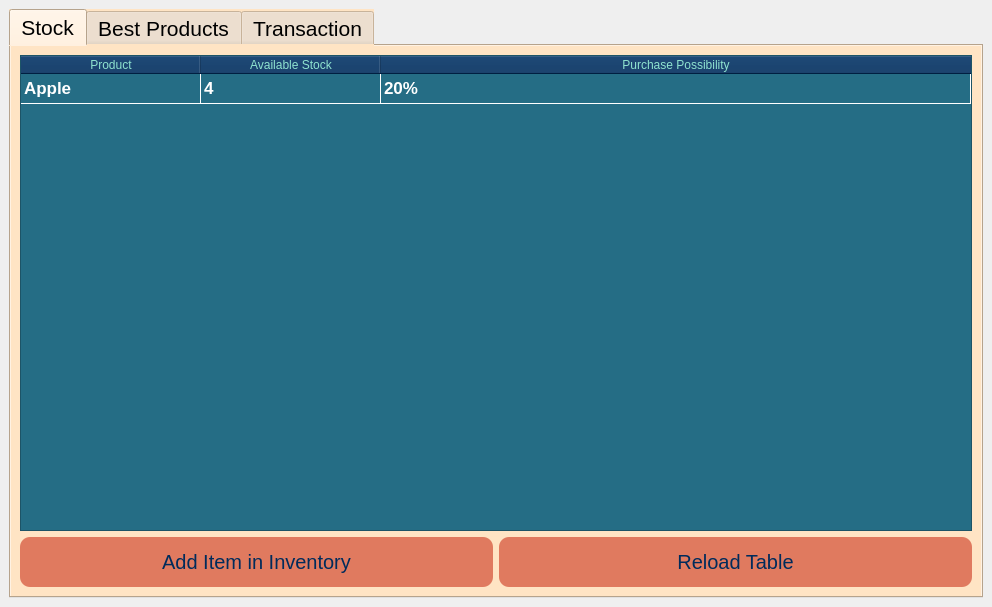
<?xml version="1.0" encoding="UTF-8"?>
<ui version="4.0">
 <class>MainWindow</class>
 <widget class="QMainWindow" name="MainWindow">
  <property name="geometry">
   <rect>
    <x>0</x>
    <y>0</y>
    <width>992</width>
    <height>607</height>
   </rect>
  </property>
  <property name="windowTitle">
   <string>MainWindow</string>
  </property>
  <widget class="QWidget" name="centralwidget">
   <layout class="QGridLayout" name="gridLayout_3">
    <item row="0" column="1">
     <widget class="QTabWidget" name="tabWidget">
      <property name="font">
       <font>
        <pointsize>16</pointsize>
       </font>
      </property>
      <property name="styleSheet">
       <string notr="true">background-color: bisque;</string>
      </property>
      <property name="tabShape">
       <enum>QTabWidget::Rounded</enum>
      </property>
      <property name="currentIndex">
       <number>0</number>
      </property>
      <property name="iconSize">
       <size>
        <width>50</width>
        <height>50</height>
       </size>
      </property>
      <property name="elideMode">
       <enum>Qt::ElideLeft</enum>
      </property>
      <widget class="QWidget" name="stock_tab">
       <attribute name="title">
        <string>Stock</string>
       </attribute>
       <layout class="QGridLayout" name="gridLayout_4">
        <item row="1" column="0">
         <widget class="QPushButton" name="update_inventory_btn">
          <property name="minimumSize">
           <size>
            <width>0</width>
            <height>50</height>
           </size>
          </property>
          <property name="font">
           <font>
            <pointsize>15</pointsize>
           </font>
          </property>
          <property name="cursor">
           <cursorShape>PointingHandCursor</cursorShape>
          </property>
          <property name="styleSheet">
           <string notr="true">QPushButton {
background-color: rgb(224, 122, 95);
color:  rgb(0, 43, 91);
border-radius: 10px;
}

QPushButton::hover:!pressed {
	
	background-color: rgb(199, 107, 84);
	color: rgb(0, 43, 91);

}</string>
          </property>
          <property name="text">
           <string>Add Item in Inventory</string>
          </property>
         </widget>
        </item>
        <item row="1" column="1">
         <widget class="QPushButton" name="reload_btn">
          <property name="minimumSize">
           <size>
            <width>0</width>
            <height>50</height>
           </size>
          </property>
          <property name="font">
           <font>
            <pointsize>15</pointsize>
           </font>
          </property>
          <property name="cursor">
           <cursorShape>PointingHandCursor</cursorShape>
          </property>
          <property name="styleSheet">
           <string notr="true">QPushButton {
background-color: rgb(224, 122, 95);
color:  rgb(0, 43, 91);
border-radius: 10px;
}

QPushButton::hover:!pressed {
	
	background-color: rgb(199, 107, 84);
	color: rgb(0, 43, 91);

}</string>
          </property>
          <property name="text">
           <string>Reload Table</string>
          </property>
         </widget>
        </item>
        <item row="0" column="0" colspan="2">
         <widget class="QTableWidget" name="stockTable">
          <property name="font">
           <font>
            <pointsize>13</pointsize>
            <weight>75</weight>
            <bold>true</bold>
           </font>
          </property>
          <property name="styleSheet">
           <string notr="true">QHeaderView::section {
	background-color: #002B5B;
    color: rgb(143, 227, 207);
	font: 12pt &quot;Kalpurush&quot;;
}



QTableWidget {
	background-color: #256D85;
	gridline-color: rgb(255, 255, 255);
	color: #fff;
}</string>
          </property>
          <property name="verticalScrollBarPolicy">
           <enum>Qt::ScrollBarAsNeeded</enum>
          </property>
          <property name="sortingEnabled">
           <bool>true</bool>
          </property>
          <attribute name="horizontalHeaderCascadingSectionResizes">
           <bool>true</bool>
          </attribute>
          <attribute name="horizontalHeaderDefaultSectionSize">
           <number>180</number>
          </attribute>
          <attribute name="horizontalHeaderShowSortIndicator" stdset="0">
           <bool>true</bool>
          </attribute>
          <attribute name="horizontalHeaderStretchLastSection">
           <bool>true</bool>
          </attribute>
          <attribute name="verticalHeaderVisible">
           <bool>false</bool>
          </attribute>
          <attribute name="verticalHeaderCascadingSectionResizes">
           <bool>false</bool>
          </attribute>
          <attribute name="verticalHeaderHighlightSections">
           <bool>false</bool>
          </attribute>
          <attribute name="verticalHeaderShowSortIndicator" stdset="0">
           <bool>false</bool>
          </attribute>
          <attribute name="verticalHeaderStretchLastSection">
           <bool>false</bool>
          </attribute>
          <row>
           <property name="text">
            <string>1</string>
           </property>
          </row>
          <column>
           <property name="text">
            <string>Product</string>
           </property>
          </column>
          <column>
           <property name="text">
            <string>Available Stock</string>
           </property>
          </column>
          <column>
           <property name="text">
            <string>Purchase Possibility</string>
           </property>
          </column>
          <item row="0" column="0">
           <property name="text">
            <string>Apple</string>
           </property>
          </item>
          <item row="0" column="1">
           <property name="text">
            <string>4</string>
           </property>
          </item>
          <item row="0" column="2">
           <property name="text">
            <string>20%</string>
           </property>
          </item>
         </widget>
        </item>
       </layout>
      </widget>
      <widget class="QWidget" name="best_products_tab">
       <attribute name="title">
        <string>Best Products</string>
       </attribute>
       <layout class="QGridLayout" name="gridLayout">
        <item row="0" column="0">
         <widget class="QLabel" name="label">
          <property name="font">
           <font>
            <pointsize>20</pointsize>
           </font>
          </property>
          <property name="text">
           <string>Best Sold Product</string>
          </property>
         </widget>
        </item>
        <item row="0" column="1">
         <spacer name="horizontalSpacer">
          <property name="orientation">
           <enum>Qt::Horizontal</enum>
          </property>
          <property name="sizeHint" stdset="0">
           <size>
            <width>271</width>
            <height>20</height>
           </size>
          </property>
         </spacer>
        </item>
        <item row="0" column="2">
         <widget class="QLineEdit" name="product_count_edit">
          <property name="minimumSize">
           <size>
            <width>400</width>
            <height>50</height>
           </size>
          </property>
          <property name="styleSheet">
           <string notr="true">background-color: rgb(224, 122, 95);
padding: 15px;
font: 15pt &quot;Kalpurush&quot;;</string>
          </property>
          <property name="text">
           <string/>
          </property>
          <property name="placeholderText">
           <string>eg. 2</string>
          </property>
         </widget>
        </item>
        <item row="1" column="0" colspan="3">
         <widget class="QTableWidget" name="best_product_table">
          <property name="styleSheet">
           <string notr="true">background-color: rgb(0, 43, 91)</string>
          </property>
          <attribute name="horizontalHeaderDefaultSectionSize">
           <number>180</number>
          </attribute>
          <attribute name="horizontalHeaderStretchLastSection">
           <bool>true</bool>
          </attribute>
          <attribute name="verticalHeaderCascadingSectionResizes">
           <bool>true</bool>
          </attribute>
          <attribute name="verticalHeaderShowSortIndicator" stdset="0">
           <bool>false</bool>
          </attribute>
          <attribute name="verticalHeaderStretchLastSection">
           <bool>false</bool>
          </attribute>
          <column>
           <property name="text">
            <string>Product Combinition</string>
           </property>
          </column>
          <column>
           <property name="text">
            <string>Confidence</string>
           </property>
          </column>
         </widget>
        </item>
       </layout>
      </widget>
      <widget class="QWidget" name="transaction_tab">
       <attribute name="title">
        <string>Transaction</string>
       </attribute>
       <layout class="QGridLayout" name="gridLayout_2">
        <item row="0" column="2">
         <spacer name="verticalSpacer">
          <property name="orientation">
           <enum>Qt::Vertical</enum>
          </property>
          <property name="sizeHint" stdset="0">
           <size>
            <width>20</width>
            <height>92</height>
           </size>
          </property>
         </spacer>
        </item>
        <item row="1" column="0">
         <spacer name="horizontalSpacer_2">
          <property name="orientation">
           <enum>Qt::Horizontal</enum>
          </property>
          <property name="sizeHint" stdset="0">
           <size>
            <width>123</width>
            <height>20</height>
           </size>
          </property>
         </spacer>
        </item>
        <item row="1" column="1" colspan="3">
         <widget class="QLineEdit" name="product_names_edit">
          <property name="minimumSize">
           <size>
            <width>671</width>
            <height>101</height>
           </size>
          </property>
          <property name="styleSheet">
           <string notr="true">background-color: rgb(224, 122, 95);
padding: 15px;
font: 20pt &quot;Kalpurush&quot;;</string>
          </property>
          <property name="text">
           <string/>
          </property>
          <property name="placeholderText">
           <string>Product Names (eg. Mango, Juice, )</string>
          </property>
         </widget>
        </item>
        <item row="1" column="4">
         <spacer name="horizontalSpacer_3">
          <property name="orientation">
           <enum>Qt::Horizontal</enum>
          </property>
          <property name="sizeHint" stdset="0">
           <size>
            <width>128</width>
            <height>20</height>
           </size>
          </property>
         </spacer>
        </item>
        <item row="2" column="0">
         <spacer name="horizontalSpacer_4">
          <property name="orientation">
           <enum>Qt::Horizontal</enum>
          </property>
          <property name="sizeHint" stdset="0">
           <size>
            <width>123</width>
            <height>20</height>
           </size>
          </property>
         </spacer>
        </item>
        <item row="2" column="1" colspan="3">
         <widget class="QLineEdit" name="product_quant_edit">
          <property name="minimumSize">
           <size>
            <width>671</width>
            <height>101</height>
           </size>
          </property>
          <property name="maximumSize">
           <size>
            <width>671</width>
            <height>101</height>
           </size>
          </property>
          <property name="styleSheet">
           <string notr="true">background-color: rgb(224, 122, 95);
padding: 15px;
font: 20pt &quot;Kalpurush&quot;;</string>
          </property>
          <property name="text">
           <string/>
          </property>
          <property name="placeholderText">
           <string>Product Amount (eg. 10,20)</string>
          </property>
         </widget>
        </item>
        <item row="2" column="4">
         <spacer name="horizontalSpacer_5">
          <property name="orientation">
           <enum>Qt::Horizontal</enum>
          </property>
          <property name="sizeHint" stdset="0">
           <size>
            <width>128</width>
            <height>20</height>
           </size>
          </property>
         </spacer>
        </item>
        <item row="3" column="2">
         <spacer name="verticalSpacer_3">
          <property name="orientation">
           <enum>Qt::Vertical</enum>
          </property>
          <property name="sizeHint" stdset="0">
           <size>
            <width>20</width>
            <height>56</height>
           </size>
          </property>
         </spacer>
        </item>
        <item row="4" column="0" colspan="2">
         <spacer name="horizontalSpacer_7">
          <property name="orientation">
           <enum>Qt::Horizontal</enum>
          </property>
          <property name="sizeHint" stdset="0">
           <size>
            <width>308</width>
            <height>20</height>
           </size>
          </property>
         </spacer>
        </item>
        <item row="4" column="2">
         <widget class="QPushButton" name="add_transaction_btn">
          <property name="minimumSize">
           <size>
            <width>301</width>
            <height>51</height>
           </size>
          </property>
          <property name="maximumSize">
           <size>
            <width>301</width>
            <height>51</height>
           </size>
          </property>
          <property name="font">
           <font>
            <pointsize>13</pointsize>
           </font>
          </property>
          <property name="cursor">
           <cursorShape>PointingHandCursor</cursorShape>
          </property>
          <property name="styleSheet">
           <string notr="true">QPushButton {
background-color: rgb(0, 43, 91);
color:  white;
border-radius: 10px;
}

QPushButton::hover:!pressed {
	
	background-color:  rgb(0, 29, 61);
	color: white;

}</string>
          </property>
          <property name="text">
           <string>Add Transaction</string>
          </property>
         </widget>
        </item>
        <item row="4" column="3" colspan="2">
         <spacer name="horizontalSpacer_6">
          <property name="orientation">
           <enum>Qt::Horizontal</enum>
          </property>
          <property name="sizeHint" stdset="0">
           <size>
            <width>313</width>
            <height>20</height>
           </size>
          </property>
         </spacer>
        </item>
        <item row="5" column="2">
         <spacer name="verticalSpacer_2">
          <property name="orientation">
           <enum>Qt::Vertical</enum>
          </property>
          <property name="sizeHint" stdset="0">
           <size>
            <width>20</width>
            <height>72</height>
           </size>
          </property>
         </spacer>
        </item>
       </layout>
      </widget>
     </widget>
    </item>
   </layout>
  </widget>
 </widget>
 <resources/>
 <connections/>
</ui>
